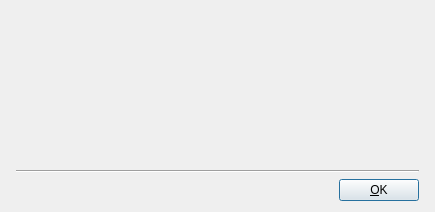
<?xml version="1.0" encoding="UTF-8"?>
<ui version="4.0">
 <class>AboutDlg</class>
 <widget class="QDialog" name="AboutDlg">
  <property name="geometry">
   <rect>
    <x>0</x>
    <y>0</y>
    <width>435</width>
    <height>212</height>
   </rect>
  </property>
  <property name="windowTitle">
   <string>About Mnemosyne</string>
  </property>
  <layout class="QVBoxLayout" name="verticalLayout">
   <item>
    <layout class="QVBoxLayout">
     <property name="leftMargin">
      <number>5</number>
     </property>
     <property name="rightMargin">
      <number>5</number>
     </property>
     <item>
      <layout class="QHBoxLayout" name="_2">
       <item>
        <widget class="QLabel" name="watermark">
         <property name="sizePolicy">
          <sizepolicy hsizetype="Fixed" vsizetype="Fixed">
           <horstretch>0</horstretch>
           <verstretch>0</verstretch>
          </sizepolicy>
         </property>
         <property name="pixmap">
          <pixmap>image0</pixmap>
         </property>
         <property name="scaledContents">
          <bool>true</bool>
         </property>
         <property name="wordWrap">
          <bool>false</bool>
         </property>
        </widget>
       </item>
       <item>
        <layout class="QVBoxLayout" name="_3">
         <item>
          <widget class="QLabel" name="about_label">
           <property name="sizePolicy">
            <sizepolicy hsizetype="MinimumExpanding" vsizetype="MinimumExpanding">
             <horstretch>0</horstretch>
             <verstretch>0</verstretch>
            </sizepolicy>
           </property>
           <property name="text">
            <string/>
           </property>
           <property name="textFormat">
            <enum>Qt::RichText</enum>
           </property>
           <property name="alignment">
            <set>Qt::AlignVCenter</set>
           </property>
           <property name="wordWrap">
            <bool>true</bool>
           </property>
           <property name="openExternalLinks">
            <bool>true</bool>
           </property>
          </widget>
         </item>
         <item>
          <spacer name="verticalSpacer">
           <property name="orientation">
            <enum>Qt::Vertical</enum>
           </property>
           <property name="sizeHint" stdset="0">
            <size>
             <width>20</width>
             <height>40</height>
            </size>
           </property>
          </spacer>
         </item>
        </layout>
       </item>
      </layout>
     </item>
     <item>
      <widget class="Line" name="line1">
       <property name="frameShape">
        <enum>QFrame::HLine</enum>
       </property>
       <property name="frameShadow">
        <enum>QFrame::Sunken</enum>
       </property>
      </widget>
     </item>
     <item>
      <layout class="QHBoxLayout" name="_4">
       <item>
        <spacer name="horizontalSpacer">
         <property name="orientation">
          <enum>Qt::Horizontal</enum>
         </property>
         <property name="sizeHint" stdset="0">
          <size>
           <width>40</width>
           <height>20</height>
          </size>
         </property>
        </spacer>
       </item>
       <item>
        <widget class="QPushButton" name="OK_button">
         <property name="text">
          <string>&amp;OK</string>
         </property>
         <property name="shortcut">
          <string>Alt+C</string>
         </property>
         <property name="default">
          <bool>true</bool>
         </property>
        </widget>
       </item>
      </layout>
     </item>
    </layout>
   </item>
  </layout>
 </widget>
 <layoutdefault spacing="6" margin="11"/>
 <resources/>
 <connections>
  <connection>
   <sender>OK_button</sender>
   <signal>clicked()</signal>
   <receiver>AboutDlg</receiver>
   <slot>accept()</slot>
   <hints>
    <hint type="sourcelabel">
     <x>402</x>
     <y>193</y>
    </hint>
    <hint type="destinationlabel">
     <x>217</x>
     <y>105</y>
    </hint>
   </hints>
  </connection>
 </connections>
</ui>
